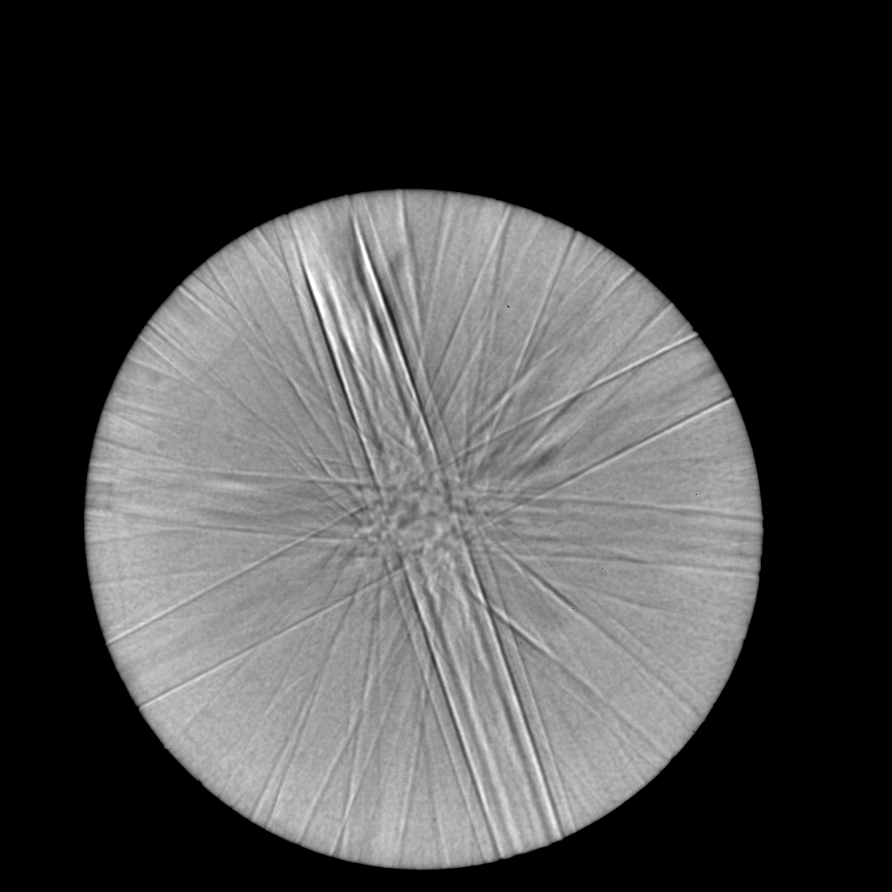
#> input picture data/train/samples/CBED_1.tif, 1783 x 1783 px (shown at 1/2 size)
$ python hough_v7.py
#> lines starting #> are read from the running program, lines starting #| are printed output that depends on the picture; after the words box and inside, x2 and y2 are one past the last pixel; in counts of white or black regions, pixels touching at a corner belong together
import cv2
import numpy as np
from matplotlib import cm
import matplotlib.pyplot as plt
from skimage.feature import canny
from sklearn.cluster import KMeans
from matplotlib.figure import Figure
from skimage.transform import probabilistic_hough_line
from matplotlib.backends.backend_agg import FigureCanvasAgg as FigureCanvas

# Line finding using the Probabilistic Hough Transform
image = cv2.imread("data/train/samples/CBED_1.tif", cv2.IMREAD_GRAYSCALE)
#> image is the input picture: shape (1783, 1783); min 0, max 255, mean 70.1
label = cv2.imread("data/train/labels/CBED_1.png", cv2.IMREAD_ANYCOLOR)
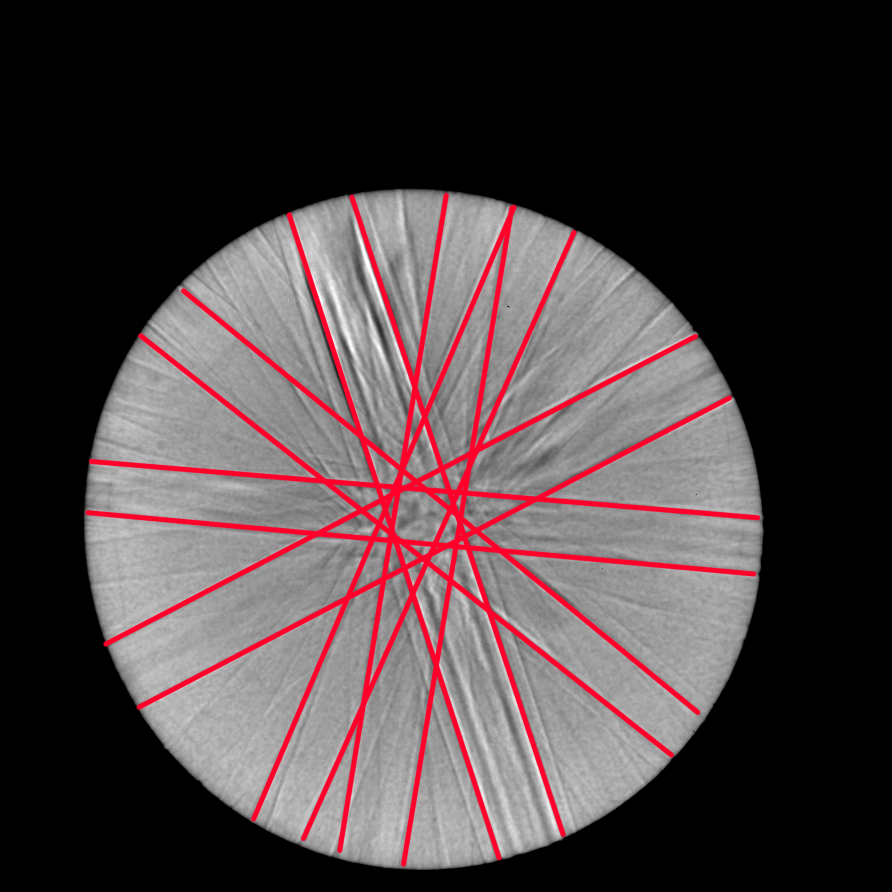
#> input picture data/train/labels/CBED_1.png, 1783 x 1783 px (shown at 1/2 size)
#> label is the input picture: shape (1783, 1783, 3); mean B, G, R 65.1, 63.1, 75.4
label = cv2.cvtColor(label, cv2.COLOR_BGR2RGB)

# Get probabilistic hough transform
edges = canny(image, 2, 1, 25)
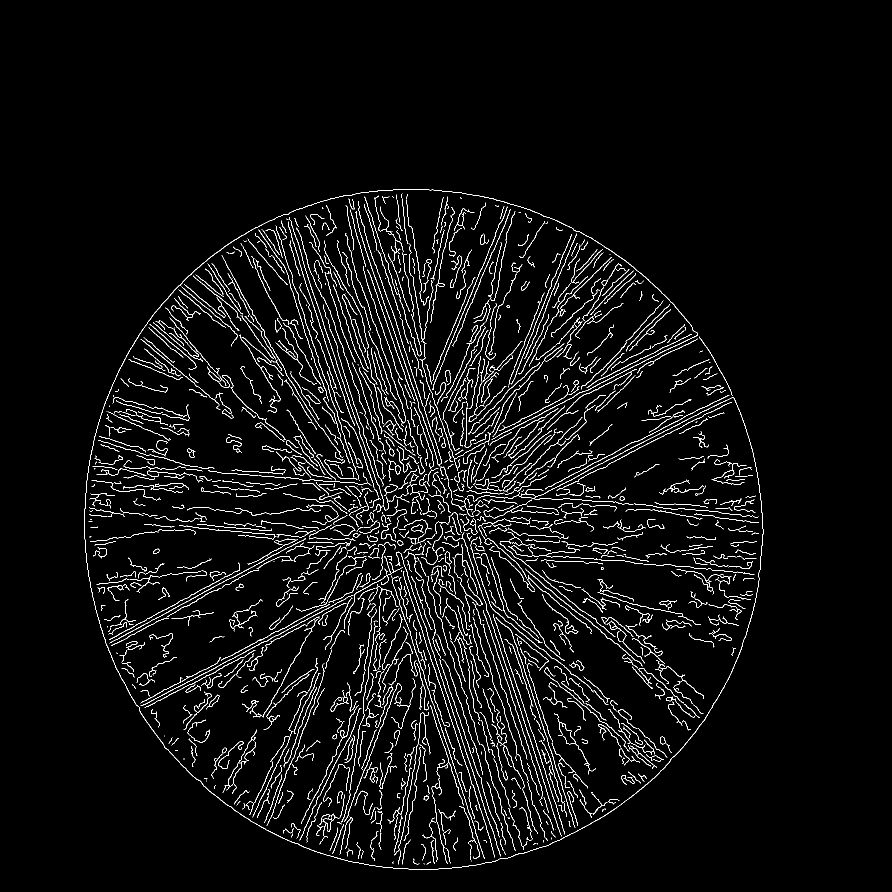
#> edges: shape (1783, 1783) bool (shown at 1/2 size); 3.7% white in thin lines or dots, all inside (x1, y1, x2, y2) = (168, 378, 1527, 1739)
out = probabilistic_hough_line(edges, threshold=250, line_length=10, line_gap=3)
#> out = 543 items

# Generate space for probabilistic
fig = Figure(figsize=(image.shape[0]/120, image.shape[1]/120), dpi=120)
canvas = FigureCanvas(fig)
ax = fig.gca()

ax.imshow(edges * 0, cmap=cm.gray)
lines = []
for line in out:
    p0, p1 = line
    ax.plot((p0[0], p1[0]), (p0[1], p1[1]), c='0.5')

    # Extrapolate line
    m = (p0[1] - p1[1]) / (p0[0] - p1[0])
    b = p0[1] - (m * p0[0])

    # Append it to lines output
    lines.append([m, b])
#> this loop made 543 passes
#> (p0, p1, m, b) on passes 1 to 3: ((1010, 864), (1108, 814), -0.51, 1379.3), ((1170, 782), (1341, 695), -0.509, 1377.3), ((991, 874), (1021, 858), -0.533, 1402.5)
#> after the loop, lines = 543 pairs, first value -7.5 to 3.67, second value -2297.5 to 7959.5
lines = np.array(lines)
lines = lines[np.argsort(lines[:, 0])]

ax.set_xlim((0, image.shape[0]))
ax.set_ylim((0, image.shape[1]))
ax.axis('off')

canvas.draw()
image_from_plot = np.frombuffer(fig.canvas.tostring_rgb(), dtype=np.uint8)
image_from_plot = image_from_plot.reshape(fig.canvas.get_width_height()[::-1] + (3,))
image_from_plot = np.flipud(image_from_plot)
image_from_plot = cv2.cvtColor(image_from_plot, cv2.COLOR_BGR2GRAY)
image_from_plot = np.where(image_from_plot == 255, 0, image_from_plot)
image_from_plot = np.where(image_from_plot != 0, 255, image_from_plot)

# Generate space for extrapolated hough
fig = Figure(figsize=(image.shape[0]/120, image.shape[1]/120), dpi=120)
canvas = FigureCanvas(fig)
ax = fig.gca()

ax.imshow(edges * 0, cmap=cm.gray)

# Plot lines
for line in lines:
    m, b = line

    # Plot it
    x_vals = np.array(ax.get_xlim())
    y_vals = b + m * x_vals
    ax.plot(x_vals, y_vals, c='0.5')
#> this loop made 543 passes
#> (m, b, y_vals) on passes 1 to 3: (-7.5, 7959.5, [7963.2, -5409.2]), (-7.5, 7778, [7781.8, -5590.8]), (-6.67, 7060.3, [7063.7, -4823])

ax.set_xlim((0, image.shape[0]))
ax.set_ylim((0, image.shape[1]))
ax.axis('off')

canvas.draw()
image_from_plot_extrapolated = np.frombuffer(fig.canvas.tostring_rgb(), dtype=np.uint8)
image_from_plot_extrapolated = image_from_plot_extrapolated.reshape(fig.canvas.get_width_height()[::-1] + (3,))
image_from_plot_extrapolated = np.flipud(image_from_plot_extrapolated)
image_from_plot_extrapolated = cv2.cvtColor(image_from_plot_extrapolated, cv2.COLOR_BGR2GRAY)
image_from_plot_extrapolated = np.where(image_from_plot_extrapolated == 255, 0, image_from_plot_extrapolated)
image_from_plot_extrapolated = np.where(image_from_plot_extrapolated != 0, 255, image_from_plot_extrapolated)

# Generate space for clustered
fig = Figure(figsize=(image.shape[0]/120, image.shape[1]/120), dpi=120)
canvas = FigureCanvas(fig)
ax = fig.gca()

ax.imshow(edges * 0, cmap=cm.gray)

# Perform KMeans
n = 12
kmeans = KMeans(n_clusters=n).fit(lines)

# Plot lines
for line in kmeans.cluster_centers_:
    m, b = line

    # Plot it
    x_vals = np.array(ax.get_xlim())
    y_vals = b + m * x_vals
    ax.plot(x_vals, y_vals, 'r-')
#> this loop made 12 passes
#> (m, b, y_vals) on passes 1 to 12: (0.957, 244.5, [244, 1949.7]), (-1, 1836.1, [1836.6, 51.83]), (2.98, -1627.8, [-1629.2, 3675.5]), (-2.57, 3381.5, [3382.8, -1193.4]), (-7.5, 7868.8, [7872.5, -5500]), (0.071, 997.3, [997.3, 1123.8]), (-2.19, 2753.2, [2754.3, -1144.1]), (-0.525, 1472.3, [1472.6, 535.9]), (-5.95, 6461.9, [6464.9, -4143.9]), (2.97, -1222.7, [-1224.2, 4074.1]), (3.17, -1897, [-1898.5, 3756.3]), (-4.58, 5151.7, [5154, -3018.1])

ax.set_xlim((0, image.shape[0]))
ax.set_ylim((0, image.shape[1]))
ax.axis('off')

canvas.draw()
image_from_plot_clustered = np.frombuffer(fig.canvas.tostring_rgb(), dtype=np.uint8)
image_from_plot_clustered = image_from_plot_clustered.reshape(fig.canvas.get_width_height()[::-1] + (3,))
image_from_plot_clustered = np.flipud(image_from_plot_clustered)
image_from_plot_clustered = cv2.cvtColor(image_from_plot_clustered, cv2.COLOR_BGR2GRAY)
image_from_plot_clustered = np.where(image_from_plot_clustered == 255, 0, image_from_plot_clustered)
image_from_plot_clustered = np.where(image_from_plot_clustered != 0, 255, image_from_plot_clustered)

# Generate plots
fig, axes = plt.subplots(1, 3, figsize=(15, 6))
ax = axes.ravel()

ax[0].imshow(image, cmap=cm.gray)
ax[0].set_title('Input image')
ax[0].set_axis_off()

ax[1].imshow(image_from_plot, cmap=cm.gray)
ax[1].set_title('Probabilistic hough transform')
ax[1].set_axis_off()

ax[2].imshow(image_from_plot_extrapolated, cmap=cm.gray)
ax[2].set_title('Extrapolated lines')
ax[2].set_axis_off()

plt.tight_layout()
plt.show()
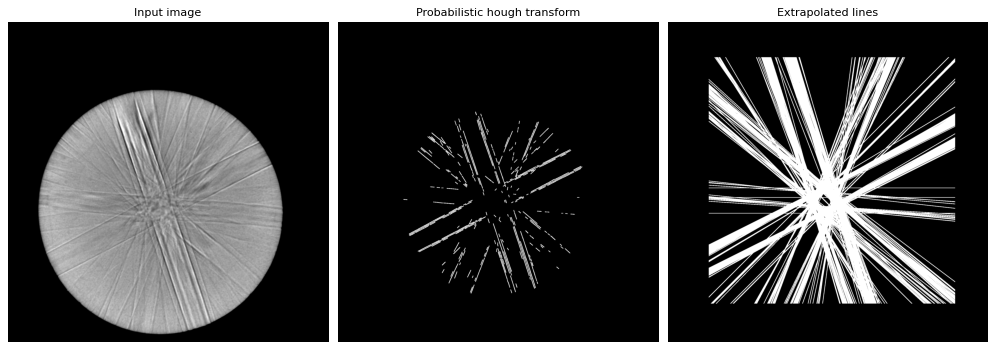
#> figure drawn by matplotlib, 3 panels

from sklearn.cluster import AffinityPropagation
model = AffinityPropagation(damping=0.7)
model.fit(lines)
# assign a cluster to each example
yhat = model.predict(lines)
#> yhat = 543 values, max 10 at index 386, min 0 at index 0, mean 6.96
# retrieve unique clusters
clusters = np.unique(yhat)
#> clusters = [0, 1, 2, 3, 4, 5, 6, 7, 8, 9, 10]

for cluster in clusters:
	# get row indexes for samples with this cluster
	row_ix = np.where(yhat == cluster)
	# create scatter of these samples
	plt.scatter(lines[row_ix, 0], lines[row_ix, 1])
#> this loop made 11 passes
#> row_ix on passes 1 to 3: ([0, 1],), ([2, 3, 4, 5, 6],), ([7, 8, 9],)
# show the plot
plt.show()
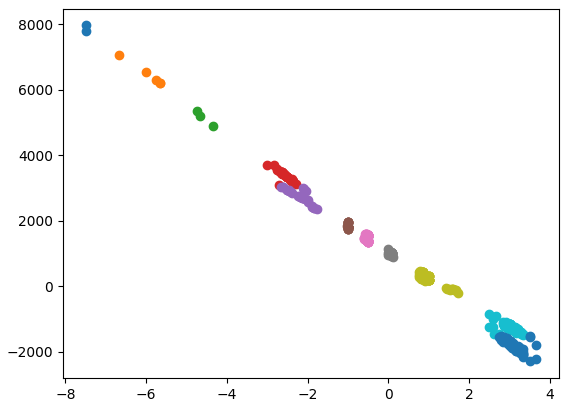
#> figure drawn by matplotlib, 1 panel

clustered_lines = np.array([lines[np.where(yhat == i)][0] for i in clusters])
#> clustered_lines = [[-7.5, 7959.5], [-6.67, 7060.3], [-4.75, 5358.5], [-3, 3692], [-2.67, 3031], [-1.02, 1837.7], [-0.6, 1477.8], [0, 1130], [0.75, 288.8], [2.5, -860.5], [2.75, -1550]]

# Generate space for extrapolated hough
fig = Figure(figsize=(image.shape[0]/120, image.shape[1]/120), dpi=120)
canvas = FigureCanvas(fig)
ax = fig.gca()

ax.imshow(edges * 0, cmap=cm.gray)

# Plot lines
for line in clustered_lines:
    m, b = line

    # Plot it
    x_vals = np.array(ax.get_xlim())
    y_vals = b + m * x_vals
    ax.plot(x_vals, y_vals, c='0.5')
#> this loop made 11 passes
#> (m, b, y_vals) on passes 1 to 11: (-7.5, 7959.5, [7963.2, -5409.2]), (-6.67, 7060.3, [7063.7, -4823]), (-4.75, 5358.5, [5360.9, -3108.4]), (-3, 3692, [3693.5, -1655.5]), (-2.67, 3031, [3032.3, -1722.3]), (-1.02, 1837.7, [1838.2, 10.64]), (-0.6, 1477.8, [1478.1, 408.3]), (0, 1130, [1130, 1130]), (0.75, 288.8, [288.4, 1625.6]), (2.5, -860.5, [-861.8, 3595.8]), (2.75, -1550, [-1551.4, 3351.9])

ax.set_xlim((0, image.shape[0]))
ax.set_ylim((0, image.shape[1]))
ax.axis('off')

canvas.draw()
image_from_plot_extracted = np.frombuffer(fig.canvas.tostring_rgb(), dtype=np.uint8)
image_from_plot_extracted = image_from_plot_extracted.reshape(fig.canvas.get_width_height()[::-1] + (3,))
image_from_plot_extracted = np.flipud(image_from_plot_extracted)
image_from_plot_extracted = cv2.cvtColor(image_from_plot_extracted, cv2.COLOR_BGR2GRAY)
image_from_plot_extracted = np.where(image_from_plot_extracted == 255, 0, image_from_plot_extracted)
image_from_plot_extracted = np.where(image_from_plot_extracted != 0, 255, image_from_plot_extracted)

fig, axes = plt.subplots(1, 3, figsize=(15, 6))
ax = axes.ravel()

ax[0].imshow(image, cmap=cm.gray)
ax[0].set_title('Input image')
ax[0].set_axis_off()

ax[1].imshow(image_from_plot_extrapolated, cmap=cm.gray)
ax[1].set_title('Input image')
ax[1].set_axis_off()

ax[2].imshow(image_from_plot_extracted, cmap=cm.gray)
ax[2].set_title('Extracted lines')
ax[2].set_axis_off()

plt.tight_layout()
plt.show()
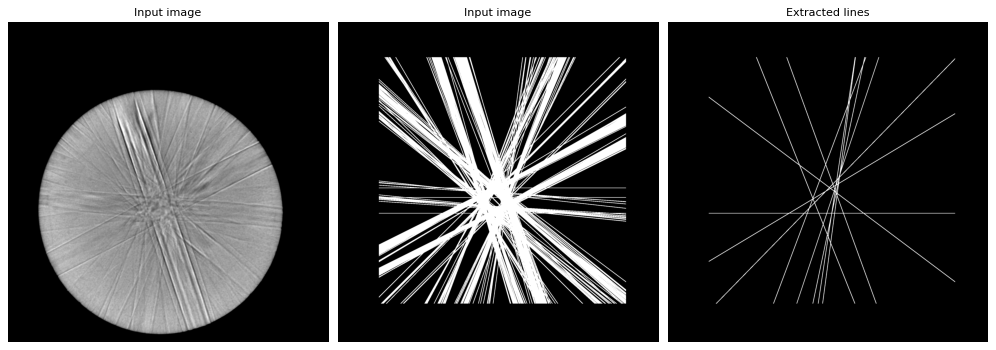
#> figure drawn by matplotlib, 3 panels

# Show kmeans plot
plt.plot(lines[:, 0], lines[:, 1], 'b.')
plt.xlabel("m")
plt.ylabel("b")
plt.title("Lines data points")
# plt.show()
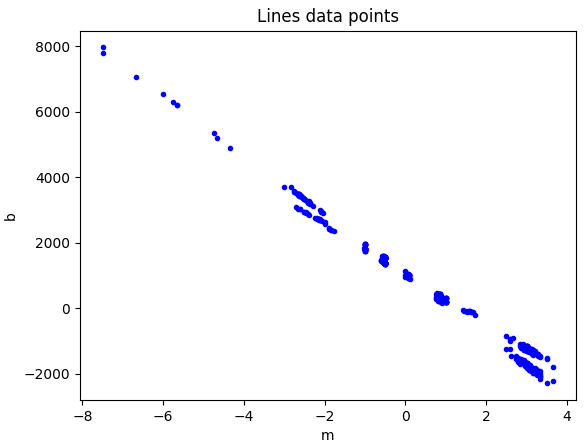
#> figure drawn by matplotlib, 1 panel
